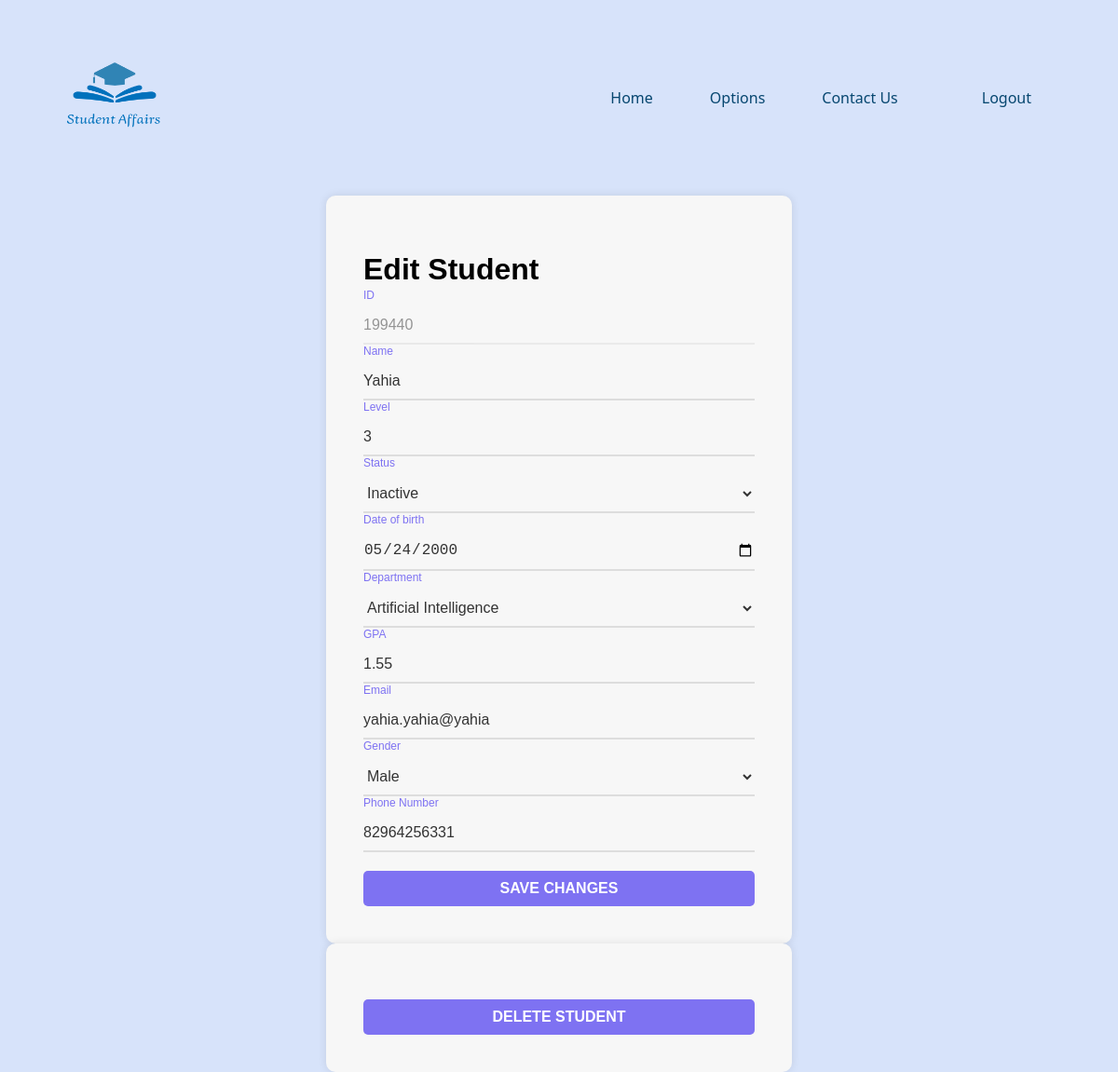
The app's page /EditStudent/199440/ (signed in) with its own data.
### app/models.py (models this page shows, shortened)
class Student(models.Model):
    name = models.CharField(max_length=50)
    id = models.CharField(max_length=10, primary_key=True, unique=True)
    level = models.IntegerField()
    status = models.CharField(max_length=10)
    date = models.DateField()
    gpa = models.FloatField()
    gender = models.CharField(max_length=10)
    department = models.CharField(max_length=20)
    email = models.CharField(max_length=100)
    phone = models.CharField(max_length=10)

### app/views.py (the view)
# urls.py: path('EditStudent/<int:student_id>/', views.Edit_Students, name='Edit_students'),
def Edit_Students(request, student_id):
    try:
        student = Student.objects.get(id=student_id)
    except Student.DoesNotExist:
        return redirect('notfound')
    if request.method == 'POST':
        student.name = request.POST.get('name')
        student.level = request.POST.get('level')
        student.status = request.POST.get('status')
        student.date = request.POST.get('date')
        student.department = request.POST.get('de')
        student.gpa = request.POST.get('gpa')
        student.email = request.POST.get('email')
        student.gender = request.POST.get('gender')
        student.phone = request.POST.get('phone')
        student.save()
        return redirect('view_students')
    else:
        if 'current_user' not in request.session:
            return redirect('login')
    return render(request, 'pages/EditStudentsPage.html', {'student': student})

### templates/pages/EditStudentsPage.html (shortened to what this page needs)
{% extends 'base.html'%}
{% load static %}
{% block CSS%}
<link rel="stylesheet" href="{% static 'style/style.css' %}">
{% endblock%}
{% block content%}
<div class="container">
    <form action="{% url 'Edit_students' student.id %}" method="POST" class="form">
        <h1 class="mainTitleForm">Edit Student</h1>
        <div class="add_new">
            <input disabled type="text" class="input" id="id" name="id" value="{{ student.id }}">
            <label class="label">ID</label>
        </div>
        <div class="add_new">
            <input type="text" class="input" id="name" name="name" value="{{ student.name }}">
            <label class="label">Name</label>
        </div>
        <div class="add_new">
            <input type="number" id="level" name="level" min="1" max="4" class="input"
                id="level" value="{{ student.level }}">
            <label for="level" class="label">Level</label>
        </div>
        <div class="add_new">
            <select class="input" id="status" name = "status">
                <option value="Inactive" {% if student.status == 'Inactive' %}selected{% endif %}>Inactive</option>
            </select>
            <label class="label">Status</label>
        </div>
        <div class="add_new">
            <input type="date" class="input" id="date" name="date" value="{{student.date|date:'Y-m-d'}}">
            <label class="label">Date of birth</label>
        </div>
        <div class="add_new">
            <select name="de" class="input" id="de" name = "de">
                <option value="AI" {% if student.department == 'AI' %}selected{% endif %}>Artificial Intelligence</option>
            </select>
            <label class="label">Department</label>
        </div>
        <div class="add_new">
            <input class="input" placeholder="GPA" type="number" min="0" max="4.0" step="0.01" id="gpa"
                name = "gpa" value="{{ student.gpa }}">
            <label class="label">GPA</label>
        </div>
        <div class="add_new">
            <input type="email" class="input" id="email" name="email" value="{{ student.email }}">
            <label class="label">Email</label>
        </div>
        <div class="add_new">
            <select name="gender" class="input" id="gender" name = "gender">
                <option value="Male" {% if student.gender == 'Male' %}selected{% endif %}>Male</option>
            </select>
            <label class="label">Gender</label>
        </div>
        <div class="add_new">
            <input type="tel" id="phone" name="phone"
                pattern="(01)[0,1,2,5][0-9][0-9][0-9][0-9][0-9][0-9][0-9][0-9]" class="input"
                id="phone" value="{{ student.phone }}">
            <label for="phone" class="label">Phone Number</label>
        </div>
        <button type="submit" class="submit" id="save-btn">Save Changes</button>
    </form>
    <form action="{% url 'delete_student' %}" method="POST" class="form" onsubmit="return confirm('Are you sure you want to delete this student?');">
        <button type="submit" class="submit" id="del-btn">Delete Student</button>
    </form>
</div>
{% endblock %}

### app/static/style/style.css (style rules this page uses)
body { background-color: #d7e3fa; background-attachment: fixed; height: 100vh; font-family: system-ui; background-position: 100% 100%; }
.container { max-width: 500px; margin: 0 auto; }
.form { background-color: #f7f7f7; padding: 40px; border-radius: 10px; box-shadow: 0px 0px 10px rgba(0, 0, 0, 0.1); font-family: Arial, sans-serif; }
.add_new { margin-bottom: 20px; position: relative; }
.input { width: 100%; padding: 10px 0; border: none; border-bottom: 2px solid #ddd; font-size: 16px; color: #333; background-color: transparent; transition: border-color 0.3s ease; }
.label { position: absolute; top: 10px; left: 0; color: #666; font-size: 16px; pointer-events: none; transition: all 0.3s ease; }
.input:focus ~ .label, .input:not(:placeholder-shown) ~ .label { top: -20px; font-size: 12px; color: #7e72f2; }
.submit { display: block; width: 100%; padding: 10px; border: none; background-color: #7e72f2; color: #fff; font-size: 16px; font-weight: bold; text-transform: uppercase; border-radius: 5px; margin-top: 20px; cursor: pointer; transition: background-color 0.3s ease; }
*:disabled { opacity: 0.5; cursor: not-allowed; }

### records on screen
Student: id "199440", name "Yahia", level "3", status "Inactive", date "05/24/2000", de "Artificial Intelligence", gpa "1.55", email "yahia.yahia@yahia", gender "Male", phone "82964256331"
